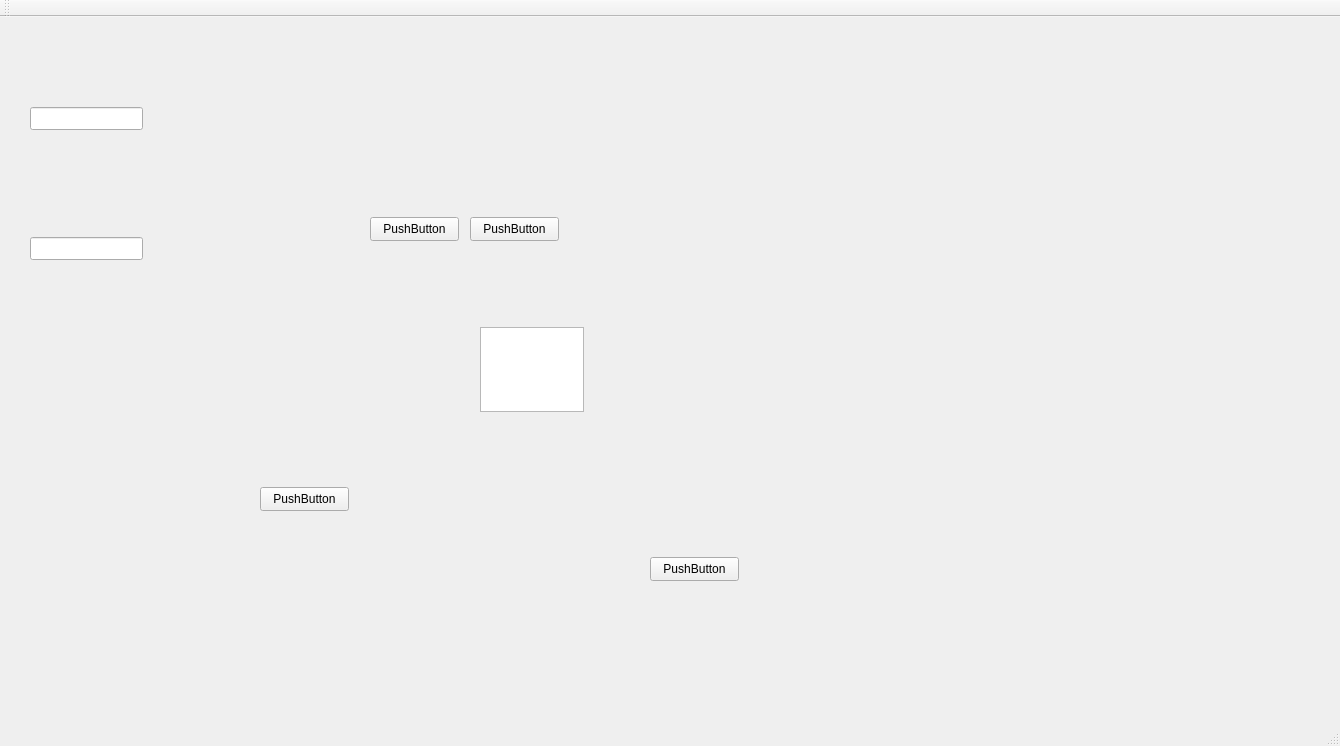
<?xml version="1.0" encoding="UTF-8"?>
<ui version="4.0">
 <class>MainWindow</class>
 <widget class="QMainWindow" name="MainWindow">
  <property name="geometry">
   <rect>
    <x>0</x>
    <y>0</y>
    <width>1340</width>
    <height>746</height>
   </rect>
  </property>
  <property name="windowTitle">
   <string>MainWindow</string>
  </property>
  <widget class="QWidget" name="centralWidget">
   <widget class="QLineEdit" name="lineEdit">
    <property name="geometry">
     <rect>
      <x>30</x>
      <y>90</y>
      <width>113</width>
      <height>23</height>
     </rect>
    </property>
   </widget>
   <widget class="QPushButton" name="pushButton">
    <property name="geometry">
     <rect>
      <x>260</x>
      <y>470</y>
      <width>89</width>
      <height>24</height>
     </rect>
    </property>
    <property name="text">
     <string>PushButton</string>
    </property>
   </widget>
   <widget class="QPushButton" name="pushButton_2">
    <property name="geometry">
     <rect>
      <x>370</x>
      <y>200</y>
      <width>89</width>
      <height>24</height>
     </rect>
    </property>
    <property name="text">
     <string>PushButton</string>
    </property>
   </widget>
   <widget class="QPushButton" name="pushButton_3">
    <property name="geometry">
     <rect>
      <x>470</x>
      <y>200</y>
      <width>89</width>
      <height>24</height>
     </rect>
    </property>
    <property name="text">
     <string>PushButton</string>
    </property>
   </widget>
   <widget class="LineEdit_test" name="lineEdit_2">
    <property name="geometry">
     <rect>
      <x>30</x>
      <y>220</y>
      <width>113</width>
      <height>23</height>
     </rect>
    </property>
   </widget>
   <widget class="mytextEdit" name="textEdit">
    <property name="geometry">
     <rect>
      <x>480</x>
      <y>310</y>
      <width>104</width>
      <height>85</height>
     </rect>
    </property>
   </widget>
   <widget class="QPushButton" name="pushButton_4">
    <property name="geometry">
     <rect>
      <x>650</x>
      <y>540</y>
      <width>89</width>
      <height>24</height>
     </rect>
    </property>
    <property name="text">
     <string>PushButton</string>
    </property>
   </widget>
  </widget>
  <widget class="QMenuBar" name="menuBar">
   <property name="geometry">
    <rect>
     <x>0</x>
     <y>0</y>
     <width>1340</width>
     <height>23</height>
    </rect>
   </property>
  </widget>
  <widget class="QToolBar" name="mainToolBar">
   <attribute name="toolBarArea">
    <enum>TopToolBarArea</enum>
   </attribute>
   <attribute name="toolBarBreak">
    <bool>false</bool>
   </attribute>
  </widget>
  <widget class="QStatusBar" name="statusBar"/>
 </widget>
 <layoutdefault spacing="6" margin="11"/>
 <customwidgets>
  <customwidget>
   <class>LineEdit_test</class>
   <extends>QLineEdit</extends>
   <header>lineedit_test.h</header>
  </customwidget>
  <customwidget>
   <class>mytextEdit</class>
   <extends>QTextEdit</extends>
   <header>mytextedit.h</header>
  </customwidget>
 </customwidgets>
 <resources/>
 <connections/>
</ui>
